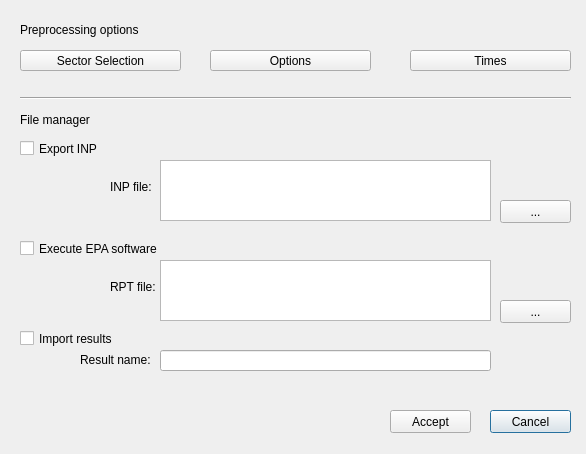
<?xml version="1.0" encoding="UTF-8"?>
<ui version="4.0">
 <class>Dialog</class>
 <widget class="QDialog" name="Dialog">
  <property name="geometry">
   <rect>
    <x>0</x>
    <y>0</y>
    <width>586</width>
    <height>454</height>
   </rect>
  </property>
  <property name="windowTitle">
   <string>Dialog</string>
  </property>
  <widget class="QPushButton" name="btn_cancel">
   <property name="geometry">
    <rect>
     <x>490</x>
     <y>410</y>
     <width>81</width>
     <height>23</height>
    </rect>
   </property>
   <property name="text">
    <string>Cancel</string>
   </property>
  </widget>
  <widget class="QPushButton" name="btn_sector_selection">
   <property name="geometry">
    <rect>
     <x>20</x>
     <y>50</y>
     <width>161</width>
     <height>21</height>
    </rect>
   </property>
   <property name="text">
    <string>Sector Selection</string>
   </property>
  </widget>
  <widget class="QPushButton" name="btn_times">
   <property name="geometry">
    <rect>
     <x>410</x>
     <y>50</y>
     <width>161</width>
     <height>21</height>
    </rect>
   </property>
   <property name="text">
    <string>Times</string>
   </property>
  </widget>
  <widget class="QPushButton" name="btn_options">
   <property name="geometry">
    <rect>
     <x>210</x>
     <y>50</y>
     <width>161</width>
     <height>21</height>
    </rect>
   </property>
   <property name="text">
    <string>Options</string>
   </property>
  </widget>
  <widget class="QPushButton" name="btn_file_inp">
   <property name="geometry">
    <rect>
     <x>500</x>
     <y>200</y>
     <width>71</width>
     <height>23</height>
    </rect>
   </property>
   <property name="text">
    <string>...</string>
   </property>
  </widget>
  <widget class="QCheckBox" name="chk_export">
   <property name="geometry">
    <rect>
     <x>20</x>
     <y>140</y>
     <width>111</width>
     <height>17</height>
    </rect>
   </property>
   <property name="text">
    <string>Export INP</string>
   </property>
  </widget>
  <widget class="QLabel" name="label">
   <property name="geometry">
    <rect>
     <x>110</x>
     <y>180</y>
     <width>46</width>
     <height>13</height>
    </rect>
   </property>
   <property name="text">
    <string>INP file:</string>
   </property>
  </widget>
  <widget class="QCheckBox" name="chk_exec">
   <property name="geometry">
    <rect>
     <x>20</x>
     <y>240</y>
     <width>171</width>
     <height>17</height>
    </rect>
   </property>
   <property name="text">
    <string>Execute EPA software</string>
   </property>
  </widget>
  <widget class="QPushButton" name="btn_file_rpt">
   <property name="geometry">
    <rect>
     <x>500</x>
     <y>300</y>
     <width>71</width>
     <height>23</height>
    </rect>
   </property>
   <property name="text">
    <string>...</string>
   </property>
  </widget>
  <widget class="QLabel" name="label_2">
   <property name="geometry">
    <rect>
     <x>110</x>
     <y>280</y>
     <width>46</width>
     <height>13</height>
    </rect>
   </property>
   <property name="text">
    <string>RPT file:</string>
   </property>
  </widget>
  <widget class="QCheckBox" name="chk_import">
   <property name="geometry">
    <rect>
     <x>20</x>
     <y>330</y>
     <width>131</width>
     <height>17</height>
    </rect>
   </property>
   <property name="text">
    <string>Import results</string>
   </property>
  </widget>
  <widget class="QLineEdit" name="txt_result_name">
   <property name="geometry">
    <rect>
     <x>160</x>
     <y>350</y>
     <width>331</width>
     <height>21</height>
    </rect>
   </property>
   <property name="text">
    <string/>
   </property>
  </widget>
  <widget class="QLabel" name="label_3">
   <property name="geometry">
    <rect>
     <x>80</x>
     <y>350</y>
     <width>81</width>
     <height>20</height>
    </rect>
   </property>
   <property name="text">
    <string>Result name:</string>
   </property>
  </widget>
  <widget class="QLabel" name="label_4">
   <property name="geometry">
    <rect>
     <x>20</x>
     <y>20</y>
     <width>151</width>
     <height>20</height>
    </rect>
   </property>
   <property name="text">
    <string>Preprocessing options</string>
   </property>
  </widget>
  <widget class="QLabel" name="label_5">
   <property name="geometry">
    <rect>
     <x>20</x>
     <y>110</y>
     <width>151</width>
     <height>20</height>
    </rect>
   </property>
   <property name="text">
    <string>File manager</string>
   </property>
  </widget>
  <widget class="Line" name="line">
   <property name="geometry">
    <rect>
     <x>20</x>
     <y>90</y>
     <width>551</width>
     <height>16</height>
    </rect>
   </property>
   <property name="orientation">
    <enum>Qt::Horizontal</enum>
   </property>
  </widget>
  <widget class="QTextEdit" name="txt_file_inp">
   <property name="geometry">
    <rect>
     <x>160</x>
     <y>160</y>
     <width>331</width>
     <height>61</height>
    </rect>
   </property>
  </widget>
  <widget class="QTextEdit" name="txt_file_rpt">
   <property name="geometry">
    <rect>
     <x>160</x>
     <y>260</y>
     <width>331</width>
     <height>61</height>
    </rect>
   </property>
  </widget>
  <widget class="QPushButton" name="btn_accept_2">
   <property name="geometry">
    <rect>
     <x>390</x>
     <y>410</y>
     <width>81</width>
     <height>23</height>
    </rect>
   </property>
   <property name="text">
    <string>Accept</string>
   </property>
  </widget>
 </widget>
 <resources/>
 <connections/>
</ui>
